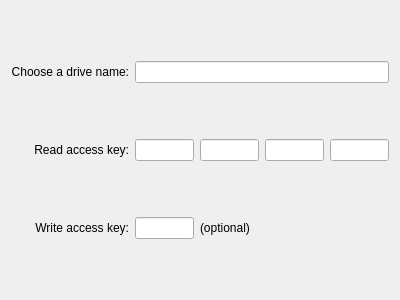
<ui version="4.0" >
 <class>AddDialogWidget</class>
 <widget class="QWidget" name="AddDialogWidget" >
  <property name="geometry" >
   <rect>
    <x>0</x>
    <y>0</y>
    <width>400</width>
    <height>300</height>
   </rect>
  </property>
  <layout class="QGridLayout" name="gridLayout" >
   <item row="0" column="0" >
    <widget class="QLabel" name="nameLabel" >
     <property name="text" >
      <string>Choose a drive name:</string>
     </property>
     <property name="alignment" >
      <set>Qt::AlignRight|Qt::AlignTrailing|Qt::AlignVCenter</set>
     </property>
    </widget>
   </item>
   <item row="1" column="0" >
    <widget class="QLabel" name="readKeyLabel" >
     <property name="text" >
      <string>Read access key:</string>
     </property>
     <property name="alignment" >
      <set>Qt::AlignRight|Qt::AlignTrailing|Qt::AlignVCenter</set>
     </property>
    </widget>
   </item>
   <item row="0" column="1" colspan="4" >
    <widget class="QLineEdit" name="nameWidget" />
   </item>
   <item row="1" column="1" >
    <widget class="QLineEdit" name="readKeyWidget1" >
     <property name="maxLength" >
      <number>5</number>
     </property>
    </widget>
   </item>
   <item row="1" column="2" >
    <widget class="QLineEdit" name="readKeyWidget2" >
     <property name="maxLength" >
      <number>5</number>
     </property>
    </widget>
   </item>
   <item row="1" column="3" >
    <widget class="QLineEdit" name="readKeyWidget3" >
     <property name="maxLength" >
      <number>5</number>
     </property>
    </widget>
   </item>
   <item row="1" column="4" >
    <widget class="QLineEdit" name="readKeyWidget4" >
     <property name="maxLength" >
      <number>5</number>
     </property>
    </widget>
   </item>
   <item row="2" column="1" >
    <widget class="QLineEdit" name="writeKeyWidget" >
     <property name="text" >
      <string/>
     </property>
     <property name="maxLength" >
      <number>5</number>
     </property>
    </widget>
   </item>
   <item row="2" column="0" >
    <widget class="QLabel" name="writeKeyLabel" >
     <property name="text" >
      <string>Write access key:</string>
     </property>
     <property name="alignment" >
      <set>Qt::AlignRight|Qt::AlignTrailing|Qt::AlignVCenter</set>
     </property>
    </widget>
   </item>
   <item row="2" column="2" colspan="3" >
    <widget class="QLabel" name="writeKeyLabel2" >
     <property name="text" >
      <string>(optional)</string>
     </property>
    </widget>
   </item>
  </layout>
 </widget>
 <resources/>
 <connections/>
</ui>
